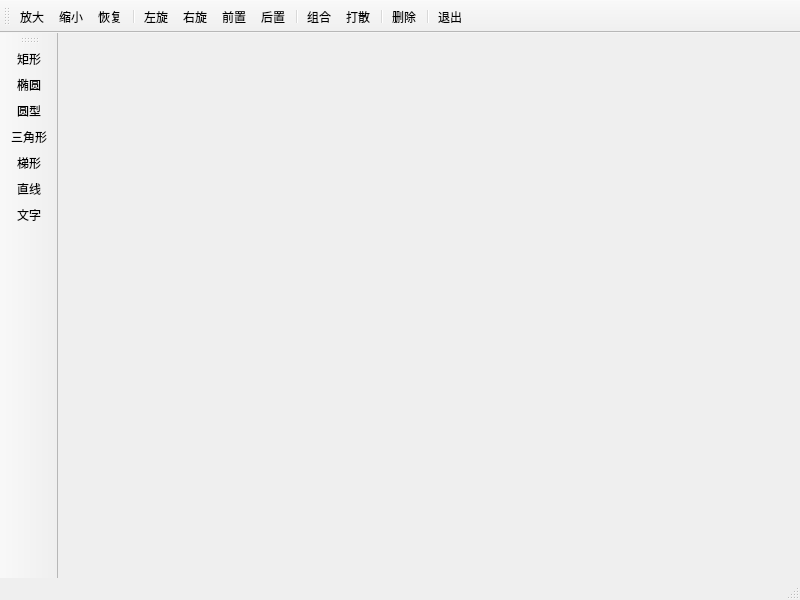
<?xml version="1.0" encoding="UTF-8"?>
<ui version="4.0">
 <class>MainWindow</class>
 <widget class="QMainWindow" name="MainWindow">
  <property name="geometry">
   <rect>
    <x>0</x>
    <y>0</y>
    <width>800</width>
    <height>600</height>
   </rect>
  </property>
  <property name="windowTitle">
   <string>MainWindow</string>
  </property>
  <widget class="QWidget" name="centralwidget"/>
  <widget class="QStatusBar" name="statusbar"/>
  <widget class="QToolBar" name="toolBar">
   <property name="windowTitle">
    <string>toolBar</string>
   </property>
   <attribute name="toolBarArea">
    <enum>TopToolBarArea</enum>
   </attribute>
   <attribute name="toolBarBreak">
    <bool>false</bool>
   </attribute>
   <addaction name="actZoomIn"/>
   <addaction name="actZoomOut"/>
   <addaction name="actRestore"/>
   <addaction name="separator"/>
   <addaction name="actRotateLeft"/>
   <addaction name="actRotateRight"/>
   <addaction name="actEdit_Front"/>
   <addaction name="actEdit_Back"/>
   <addaction name="separator"/>
   <addaction name="actGroup"/>
   <addaction name="actGroupBreak"/>
   <addaction name="separator"/>
   <addaction name="actEdit_Delete"/>
   <addaction name="separator"/>
   <addaction name="actQuit"/>
  </widget>
  <widget class="QToolBar" name="toolBar_2">
   <property name="windowTitle">
    <string>toolBar_2</string>
   </property>
   <attribute name="toolBarArea">
    <enum>LeftToolBarArea</enum>
   </attribute>
   <attribute name="toolBarBreak">
    <bool>false</bool>
   </attribute>
   <addaction name="actItem_Rect"/>
   <addaction name="actItem_Ellipse"/>
   <addaction name="actItem_Circle"/>
   <addaction name="actItem_Triangle"/>
   <addaction name="actItem_Polygon"/>
   <addaction name="actItem_Line"/>
   <addaction name="actEdit_Text"/>
  </widget>
  <action name="actItem_Rect">
   <property name="text">
    <string>矩形</string>
   </property>
   <property name="menuRole">
    <enum>QAction::MenuRole::NoRole</enum>
   </property>
  </action>
  <action name="actItem_Ellipse">
   <property name="text">
    <string>椭圆</string>
   </property>
   <property name="menuRole">
    <enum>QAction::MenuRole::NoRole</enum>
   </property>
  </action>
  <action name="actItem_Line">
   <property name="text">
    <string>直线</string>
   </property>
   <property name="menuRole">
    <enum>QAction::MenuRole::NoRole</enum>
   </property>
  </action>
  <action name="actEdit_Delete">
   <property name="text">
    <string>删除</string>
   </property>
   <property name="menuRole">
    <enum>QAction::MenuRole::NoRole</enum>
   </property>
  </action>
  <action name="actQuit">
   <property name="text">
    <string>退出</string>
   </property>
   <property name="menuRole">
    <enum>QAction::MenuRole::NoRole</enum>
   </property>
  </action>
  <action name="actItem_Pixmap">
   <property name="text">
    <string>图片</string>
   </property>
   <property name="menuRole">
    <enum>QAction::MenuRole::NoRole</enum>
   </property>
  </action>
  <action name="actEdit_Text">
   <property name="text">
    <string>文字</string>
   </property>
   <property name="menuRole">
    <enum>QAction::MenuRole::NoRole</enum>
   </property>
  </action>
  <action name="actEdit_Front">
   <property name="text">
    <string>前置</string>
   </property>
   <property name="menuRole">
    <enum>QAction::MenuRole::NoRole</enum>
   </property>
  </action>
  <action name="actEdit_Back">
   <property name="text">
    <string>后置</string>
   </property>
   <property name="menuRole">
    <enum>QAction::MenuRole::NoRole</enum>
   </property>
  </action>
  <action name="actItem_Polygon">
   <property name="text">
    <string>梯形</string>
   </property>
   <property name="toolTip">
    <string>梯形</string>
   </property>
   <property name="menuRole">
    <enum>QAction::MenuRole::NoRole</enum>
   </property>
  </action>
  <action name="actZoomIn">
   <property name="text">
    <string>放大</string>
   </property>
   <property name="menuRole">
    <enum>QAction::MenuRole::NoRole</enum>
   </property>
  </action>
  <action name="actZoomOut">
   <property name="text">
    <string>缩小</string>
   </property>
   <property name="menuRole">
    <enum>QAction::MenuRole::NoRole</enum>
   </property>
  </action>
  <action name="actRotateLeft">
   <property name="text">
    <string>左旋</string>
   </property>
   <property name="menuRole">
    <enum>QAction::MenuRole::NoRole</enum>
   </property>
  </action>
  <action name="actRotateRight">
   <property name="text">
    <string>右旋</string>
   </property>
   <property name="menuRole">
    <enum>QAction::MenuRole::NoRole</enum>
   </property>
  </action>
  <action name="actRestore">
   <property name="text">
    <string>恢复</string>
   </property>
   <property name="menuRole">
    <enum>QAction::MenuRole::NoRole</enum>
   </property>
  </action>
  <action name="actGroup">
   <property name="text">
    <string>组合</string>
   </property>
   <property name="menuRole">
    <enum>QAction::MenuRole::NoRole</enum>
   </property>
  </action>
  <action name="actGroupBreak">
   <property name="text">
    <string>打散</string>
   </property>
   <property name="menuRole">
    <enum>QAction::MenuRole::NoRole</enum>
   </property>
  </action>
  <action name="actItem_Circle">
   <property name="text">
    <string>圆型</string>
   </property>
   <property name="toolTip">
    <string>圆形</string>
   </property>
   <property name="menuRole">
    <enum>QAction::MenuRole::NoRole</enum>
   </property>
  </action>
  <action name="actItem_Triangle">
   <property name="text">
    <string>三角形</string>
   </property>
   <property name="menuRole">
    <enum>QAction::MenuRole::NoRole</enum>
   </property>
  </action>
 </widget>
 <resources/>
 <connections/>
</ui>
